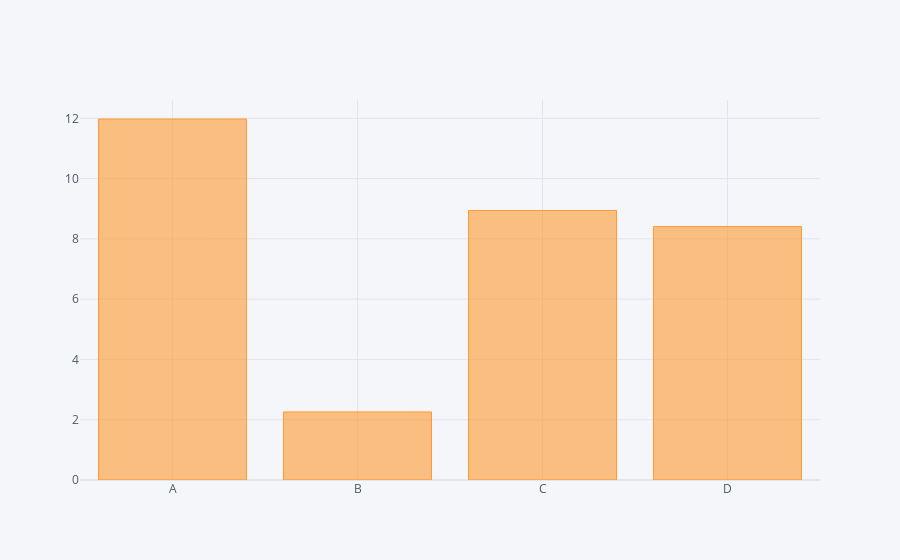

Notebook source saved alongside this figure:
### Code cell
#aggregate function
df.sum().iplot(kind='bar')

### Figure 1 — Plotly figure (JSON) as saved in the notebook; plotly's stock layout.template omitted (floating-point values rounded to 4 significant figures)
{"data": [{"marker": {"color": "rgba(255, 153, 51, 0.6)", "line": {"color": "rgba(255, 153, 51, 1.0)", "width": 1}}, "name": "None", "orientation": "v", "text": "", "type": "bar", "x": ["A", "B", "C", "D"], "y": [11.98, 2.258, 8.943, 8.408]}], "layout": {"legend": {"bgcolor": "#F5F6F9", "font": {"color": "#4D5663"}}, "paper_bgcolor": "#F5F6F9", "plot_bgcolor": "#F5F6F9", "title": {"font": {"color": "#4D5663"}}, "xaxis": {"gridcolor": "#E1E5ED", "showgrid": true, "tickfont": {"color": "#4D5663"}, "title": {"font": {"color": "#4D5663"}, "text": ""}, "zerolinecolor": "#E1E5ED"}, "yaxis": {"gridcolor": "#E1E5ED", "showgrid": true, "tickfont": {"color": "#4D5663"}, "title": {"font": {"color": "#4D5663"}, "text": ""}, "zerolinecolor": "#E1E5ED"}}}
